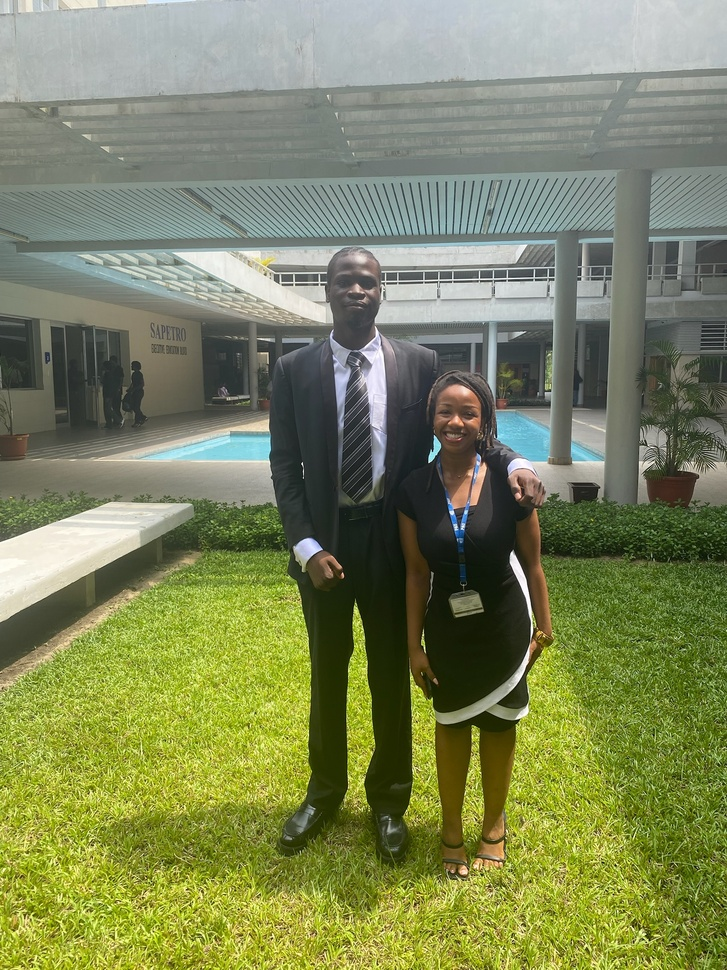
#> input picture images/image2.jpeg, 727 x 970 px, shrunk from 1536 x 2048 before the run
$ jupyter execute practice-6.ipynb
#> lines starting #> are read from the running program, lines starting #| are printed output that depends on the picture
[cell 1]
import numpy as np
import matplotlib.pyplot as plt
import cv2 as cv

img = cv.imread('../images/image2.jpeg', 0)
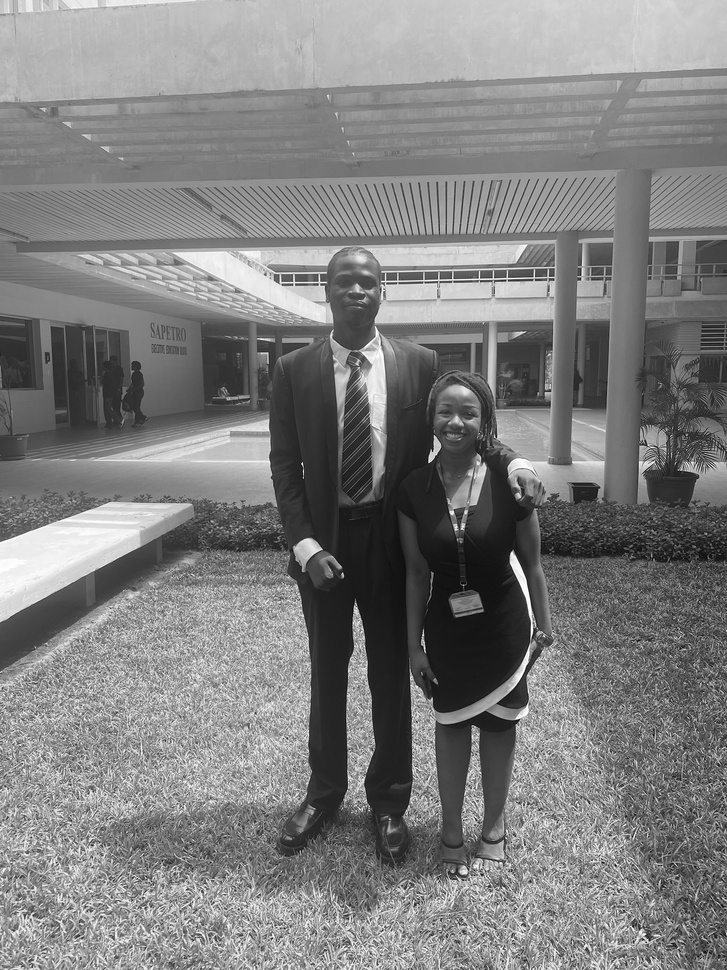
#> img: shape (970, 727); min 0, max 255, mean 127
rows, cols = img.shape
#> rows = 970; cols = 727

plt.subplot(1,2,1)
plt.title('Original Image')
plt.imshow(img)

M = np.float32([[1, 0, 0], [0.5,1,0], [0,0,1]])
sheared_img = cv.warpPerspective(img, M, (int(cols * 1.5), int(rows * 1.5)))
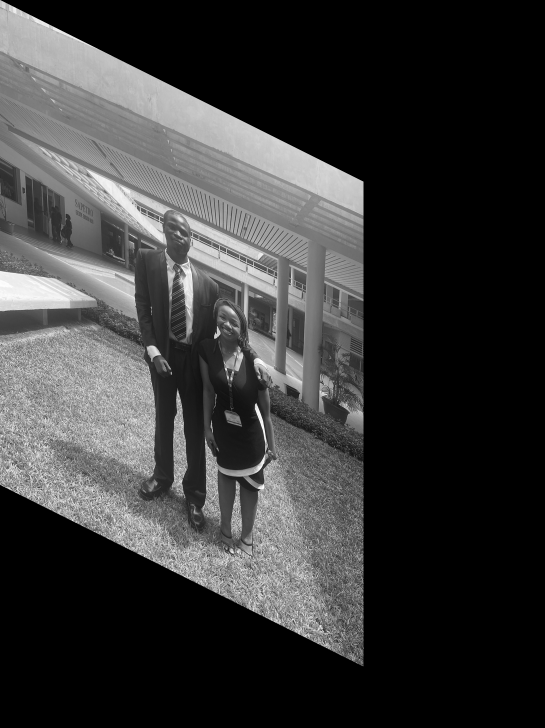
#> sheared_img: shape (1455, 1090) (shown at 1/2 size); min 0, max 255, mean 56.5

plt.subplot(1,2,2)
plt.title("Sheared Image Y-Axis")
plt.imshow(sheared_img)

cv.imshow('img', sheared_img)
cv.waitKey(0)
cv.destroyAllWindows()
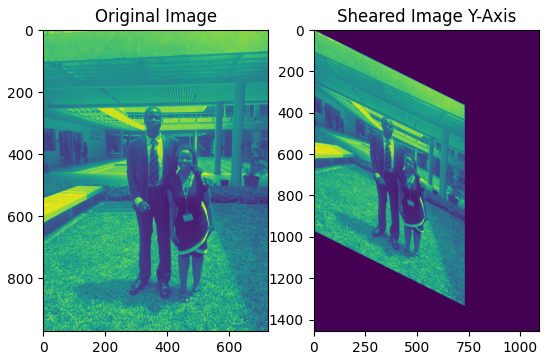
#> figure drawn by matplotlib, 2 panels

$ run again, with images/image1.jpeg copied over images/image2.jpeg
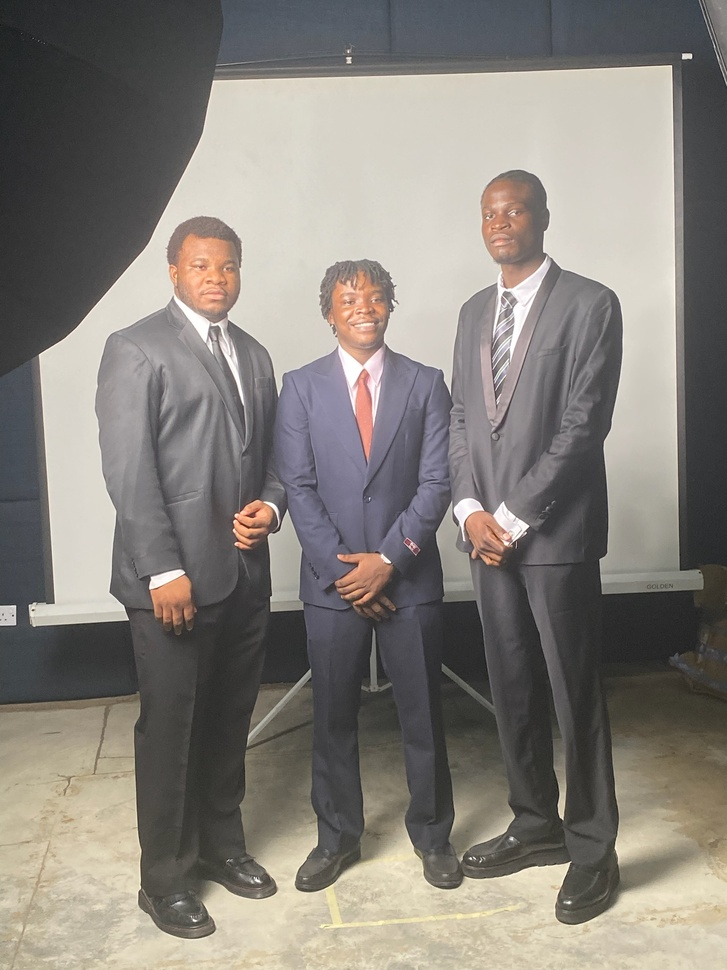
#> input picture images/image1.jpeg, 727 x 970 px, shrunk from 1536 x 2048 before the run
#> `sheared_img = cv.warpPerspective(img, M, (int(cols * 1.5), int(rows * ..`:
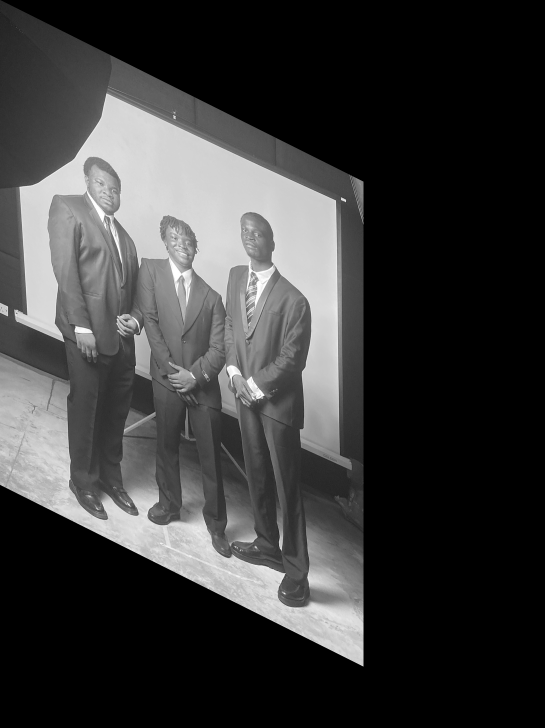
#> sheared_img: shape (1455, 1090) (shown at 1/2 size); min 0, max 255, mean 57.6
#> `[cell 1] import numpy as np import matplotlib.pyplot as plt import cv2..`:
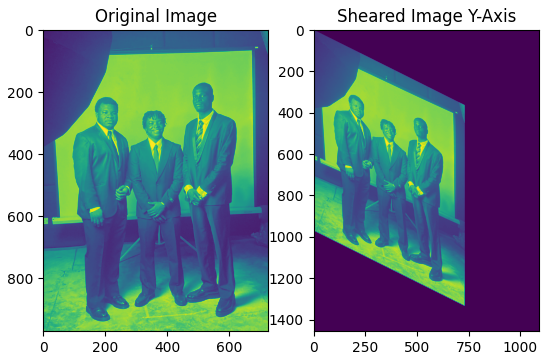
#> figure drawn by matplotlib, 2 panels
